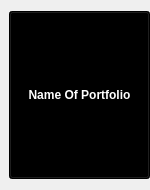
<?xml version="1.0" encoding="UTF-8"?>
<ui version="4.0">
 <class>PortfolioWidget</class>
 <widget class="QWidget" name="PortfolioWidget">
  <property name="geometry">
   <rect>
    <x>0</x>
    <y>0</y>
    <width>150</width>
    <height>190</height>
   </rect>
  </property>
  <property name="minimumSize">
   <size>
    <width>150</width>
    <height>190</height>
   </size>
  </property>
  <property name="maximumSize">
   <size>
    <width>150</width>
    <height>190</height>
   </size>
  </property>
  <property name="windowTitle">
   <string>Form</string>
  </property>
  <layout class="QVBoxLayout" name="verticalLayout" stretch="0">
   <property name="leftMargin">
    <number>9</number>
   </property>
   <property name="rightMargin">
    <number>0</number>
   </property>
   <item>
    <widget class="QPushButton" name="portfolioName">
     <property name="sizePolicy">
      <sizepolicy hsizetype="Expanding" vsizetype="Ignored">
       <horstretch>0</horstretch>
       <verstretch>0</verstretch>
      </sizepolicy>
     </property>
     <property name="font">
      <font>
       <weight>75</weight>
       <bold>true</bold>
      </font>
     </property>
     <property name="layoutDirection">
      <enum>Qt::LeftToRight</enum>
     </property>
     <property name="styleSheet">
      <string notr="true">background-color: black;
color: white;</string>
     </property>
     <property name="text">
      <string>Name Of Portfolio</string>
     </property>
    </widget>
   </item>
  </layout>
 </widget>
 <resources/>
 <connections/>
</ui>
